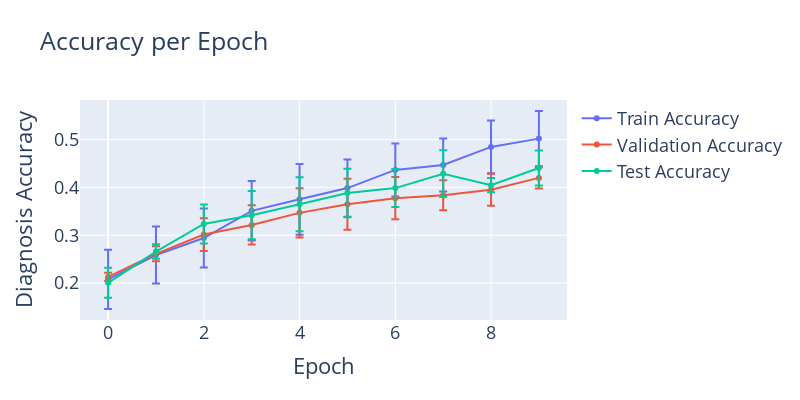

Write notebook code for a chart like this one.
### Code cell
fig = plot(df,
            x_axis='epoch', 
            y_axiss = ['train_dia_acc', 'val_dia_acc', 'test_dia_acc'], 
            x_axis_title = 'Epoch',
            y_axis_title = 'Diagnosis Accuracy',
            legend_names=['Train Accuracy', 'Validation Accuracy', 'Test Accuracy'],
            title='Accuracy per Epoch')
fig.show()

### Figure 1 — Plotly figure (JSON) as saved in the notebook; plotly's stock layout.template omitted (floating-point values rounded to 4 significant figures)
{"data": [{"error_y": {"array": [0.06204, 0.05972, 0.06171, 0.06223, 0.07387, 0.05992, 0.05548, 0.05532, 0.05523, 0.05774], "type": "data"}, "name": "Train Accuracy", "type": "scatter", "x": [0, 1, 2, 3, 4, 5, 6, 7, 8, 9], "y": [0.2078, 0.2585, 0.2941, 0.351, 0.375, 0.3985, 0.4364, 0.4468, 0.4845, 0.5019]}, {"error_y": {"array": [0.008675, 0.01571, 0.03437, 0.04102, 0.05128, 0.0534, 0.04435, 0.03126, 0.03355, 0.02234], "type": "data"}, "name": "Validation Accuracy", "type": "scatter", "x": [0, 1, 2, 3, 4, 5, 6, 7, 8, 9], "y": [0.2127, 0.261, 0.3013, 0.3215, 0.3467, 0.3646, 0.3775, 0.3836, 0.3949, 0.4198]}, {"error_y": {"array": [0.03137, 0.01512, 0.04088, 0.05034, 0.0564, 0.0506, 0.03968, 0.04893, 0.01494, 0.03662], "type": "data"}, "name": "Test Accuracy", "type": "scatter", "x": [0, 1, 2, 3, 4, 5, 6, 7, 8, 9], "y": [0.2004, 0.2659, 0.3235, 0.3418, 0.3646, 0.3881, 0.3985, 0.4285, 0.4045, 0.4403]}], "layout": {"font": {"size": 18}, "height": 400, "hovermode": "x", "title": {"text": "Accuracy per Epoch"}, "width": 800, "xaxis": {"title": {"text": "Epoch"}}, "yaxis": {"title": {"text": "Diagnosis Accuracy"}}}}
